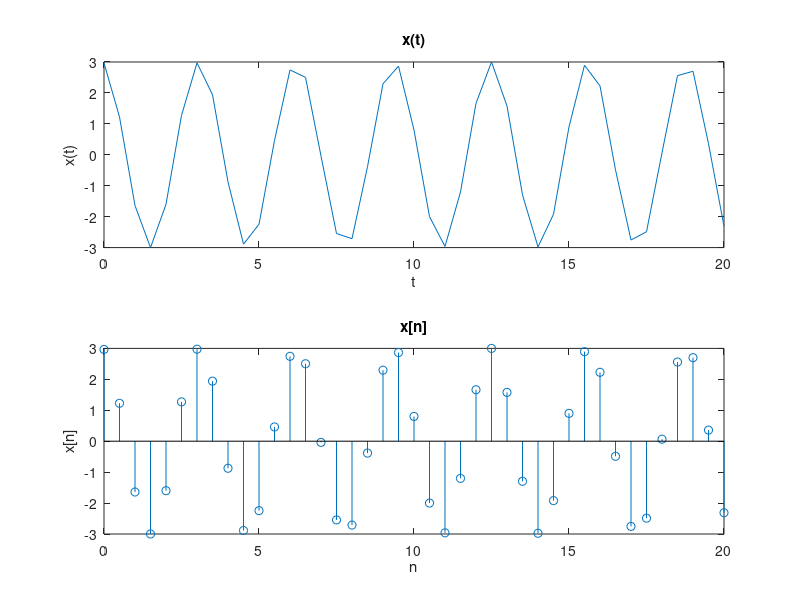

This figure's MATLAB source:
T = 0.5;
%3cos(2t+0.15)

t = 0:T:20;

x = 3*cos(2*t+0.15);

hold on
% plot the continuous-time signal x(t)
subplot(2,1,1)
plot(t,x)
title('x(t)')
xlabel('t')
ylabel('x(t)')

% plot the sampled signal x[n]
subplot(2,1,2)
stem(t,x)
title('x[n]')
xlabel('n')
ylabel('x[n]')

hold off